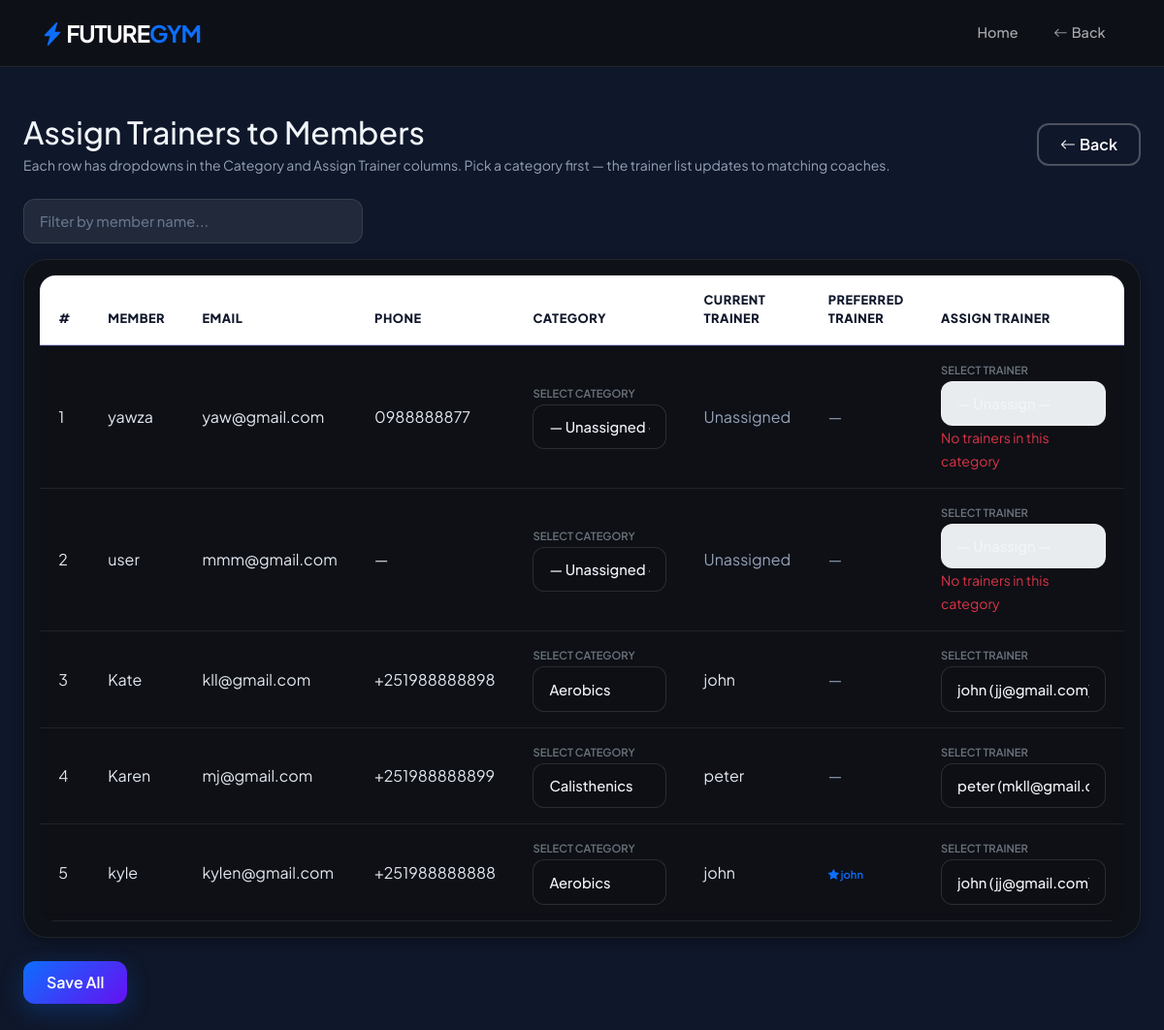
The app's page /assign-trainer/ (signed in) with its own data.
### news/models.py (models this page shows, shortened)
class names(models.Model):
    ROLE_TRAINER = 'trainer'
    ROLE_TRAINEE = 'trainee'
    ROLE_CHOICES = [
        (ROLE_TRAINER, 'Trainer'),
        (ROLE_TRAINEE, 'Trainee'),
    ]
    GENDER_MALE = 'male'
    GENDER_FEMALE = 'female'
    GENDER_CHOICES = [
        (GENDER_MALE, 'Male'),
        (GENDER_FEMALE, 'Female'),
    ]
    name=models.CharField(max_length=40,null=True)
    email=models.EmailField(max_length=254,null=True,blank=True)
    phone_number=models.CharField(max_length=20,null=True,blank=True)
    detail=models.CharField(max_length=500, blank=True)
    date= models.DateTimeField(auto_now_add=True)
    image=models.ImageField(null=True,blank=True)
    role=models.CharField(max_length=10, choices=ROLE_CHOICES, default=ROLE_TRAINEE)
    gender=models.CharField(max_length=10, choices=GENDER_CHOICES, null=True, blank=True)
    trainer=models.ForeignKey(User,on_delete=models.SET_NULL,related_name='trainees',null=True, blank=True)
    preferred_trainer=models.ForeignKey(User,on_delete=models.SET_NULL,related_name='preferred_by',null=True, blank=True)
    category=models.ForeignKey(Category,on_delete=models.SET_NULL,null=True, blank=True)

class Category(models.Model):
    name=models.CharField(max_length=500)
    description=models.TextField(blank=True, null=True, help_text='Description shown on category catalog pages')

### news/views.py (the view, shortened to what this page needs)
# urls.py: path('assign-trainer/', assign_trainer, name='assign_trainer_url'),
@user_passes_test(lambda u: u.is_superuser, login_url='login_url')
def assign_trainer(request):
    all_trainers = list(
        User.objects.filter(profile__role=UserProfile.ROLE_TRAINER)
        .select_related('profile', 'profile__category')
        .order_by('username')
    )
    members_base = names.objects.filter(role=names.ROLE_TRAINEE).select_related('trainer', 'category', 'preferred_trainer')
    members_qs = members_base.order_by('-date')
    member_rows = [
        {
            'member': member,
            'trainers': _trainers_for_member_category(all_trainers, member),
            'preferred_id': member.preferred_trainer_id,
        }
        for member in members_qs
    ]
    categories = Category.objects.all().order_by('name')
    trainers_json = json.dumps([
        {
            'id': t.id,
            'username': t.username,
            'email': t.email or '',
            'category_id': t.profile.category_id,
        }
        for t in all_trainers
    ])
    return render(request, 'assign_trainer.html', {
        'member_rows': member_rows,
        'categories': categories,
        'trainers_json': trainers_json,
    })

### news/views.py (called while the page is built)
def _trainers_for_member_category(all_trainers, member):
    member_category_id = member.category_id
    matching = [
        t for t in all_trainers
        if (t.profile.category_id == member_category_id)
        or (member_category_id is None and t.profile.category_id is None)
    ]
    if member.trainer_id and member.trainer_id not in {t.id for t in matching}:
        assigned = next((t for t in all_trainers if t.id == member.trainer_id), None)
        if assigned:
            matching = list(matching) + [assigned]
    return matching

### news/templates/assign_trainer.html (shortened to what this page needs)
{% extends 'base.html' %}
{% block navbar %}
<nav class="navbar navbar-expand-lg navbar-dark sticky-top">
    <div class="container">
        <a class="navbar-brand fw-bold fs-4" href="{% url 'home_url' %}">
            <i class="bi bi-lightning-charge-fill text-primary"></i> FUTURE<span class="text-primary">GYM</span>
        </a>
        <div class="collapse navbar-collapse" id="navbarNav">
            <ul class="navbar-nav ms-auto align-items-center">
                <li class="nav-item"><a class="nav-link" href="{% url 'home_url' %}">Home</a></li>
                <li class="nav-item"><a class="nav-link" href="javascript:history.back()"><i class="bi bi-arrow-left me-1"></i>Back</a></li>
            </ul>
        </div>
    </div>
</nav>
{% endblock %}
{% block content %}
<div class="container-fluid py-5 px-4">
    <div class="fade-in">
        <div class="d-flex justify-content-between align-items-center mb-4">
            <div>
                <h2 class="mb-1">Assign Trainers to Members</h2>
                <p class="text-muted mb-0 small">Each row has dropdowns in the Category and Assign Trainer columns. Pick a category first — the trainer list updates to matching coaches.</p>
            </div>
            <a href="javascript:history.back()" class="btn btn-outline-glow"><i class="bi bi-arrow-left me-1"></i>Back</a>
        </div>
    </div>
    <form method="post">
        <div class="mb-3">
            <input type="text" id="memberFilter" class="form-control form-control-custom" placeholder="Filter by member name..." style="max-width: 350px;">
        </div>
        <div class="table-responsive glass-card p-3 fade-in fade-in-delay-1">
            <table class="table mb-0 assign-table table-custom">
                <thead>
                    <tr>
                        <th style="width:3rem">#</th>
                        <th>Member</th>
                        <th>Email</th>
                        <th>Phone</th>
                        <th style="min-width:11rem">Category</th>
                        <th>Current Trainer</th>
                        <th>Preferred Trainer</th>
                        <th style="min-width:13rem">Assign Trainer</th>
                    </tr>
                </thead>
                <tbody>
                {% for row in member_rows %}
                    {% with member=row.member %}
                    <tr class="member-row" data-member-id="{{ member.id }}" data-preferred="{{ row.preferred_id|default:'' }}">
                        <td>{{ forloop.counter }}</td>
                        <td>{{ member.name|default:'—' }}</td>
                        <td>{{ member.email|default:'—' }}</td>
                        <td>{{ member.phone_number|default:'—' }}</td>
                        <td>
                            <span class="col-label">Select category</span>
                            <select name="category_{{ member.id }}" class="form-select form-select-sm category-select" aria-label="Category for {{ member.name }}">
                                <option value="none"{% if not member.category_id %} selected{% endif %}>— Unassigned —</option>
                                {% for cat in categories %}
                                <option value="{{ cat.id }}"{% if member.category_id == cat.id %} selected{% endif %}>{{ cat.name }}</option>
                                {% endfor %}
                            </select>
                        </td>
                        <td class="current-trainer-cell">
                            {% if member.trainer %}{{ member.trainer.username }}{% else %}<span class="text-muted">Unassigned</span>{% endif %}
                        </td>
                        <td>
                            {% if member.preferred_trainer %}
                                <span class="preferred-suggestion"><i class="bi bi-star-fill"></i> {{ member.preferred_trainer.username }}</span>
                            {% else %}
                                <span class="text-muted">—</span>
                            {% endif %}
                        </td>
                        <td>
                            <span class="col-label">Select trainer</span>
                            <select name="trainer_{{ member.id }}" class="form-select form-select-sm trainer-select" aria-label="Trainer for {{ member.name }}">
                                <option value="">— Unassign —</option>
                            </select>
                            <small class="text-danger d-none no-trainers-msg">No trainers in this category</small>
                        </td>
                    </tr>
                    {% endwith %}
                {% empty %}
                    <tr>
                        <td colspan="8" class="text-center py-4">No trainees found.</td>
                    </tr>
                {% endfor %}
                </tbody>
            </table>
        </div>
        {% if member_rows %}
        <div class="mt-4 fade-in fade-in-delay-2">
            <button type="submit" class="btn btn-glow">Save All</button>
        </div>
        {% endif %}
    </form>
</div>
{% endblock %}

### news/templates/base.html (style rules this page uses)
:root { --gym-blue: #0d6efd; --gym-purple: #6610f2; --gym-gradient: linear-gradient(135deg, #0d6efd 0%, #6610f2 100%); --gym-gradient-reverse: linear-gradient(135deg, #6610f2 0%, #0d6efd 100%); --gym-bg: #0f172a; --dark-glass: rgba(15, 17, 22, 0.92); --glass-border: rgba(255, 255, 255, 0.08); --card-shadow: 0 4px 12px rgba(0,0,0,0.3); --card-shadow-hover: 0 20px 30px -8px rgba(0,0,0,0.4), 0 8px 12px -6px rgba(0,0,0,0.2); --text-primary: #f1f5f9; --text-muted: #94a3b8; --radius-sm: 10px; --radius-md: 16px; --radius-lg: 24px; --bg-image: url('https://images.unsplash.com/photo-1517838277536-f5f99be501cd?auto=format&fit=crop&w=1920&q=80'); }
html { background-color: #0f172a !important; }
body { font-family: 'Plus Jakarta Sans', sans-serif; background: linear-gradient(rgba(15, 23, 42, 0.93), rgba(15, 23, 42, 0.93)), var(--bg-image) no-repeat center center fixed; background-size: cover; background-color: #0f172a !important; color: var(--text-primary); overflow-x: hidden; scroll-behavior: smooth; min-height: 100vh; }
.text-muted { color: #94a3b8 !important; }
.navbar { background: var(--dark-glass) !important; backdrop-filter: blur(20px) !important; -webkit-backdrop-filter: blur(20px) !important; border-bottom: 1px solid var(--glass-border); z-index: 1050; padding: 0.7rem 0; }
.navbar-brand { font-weight: 800; letter-spacing: -1px; font-size: 1.4rem; }
.nav-link { font-weight: 500; color: rgba(255,255,255,0.65) !important; transition: all 0.25s ease; margin: 0 4px; border-radius: var(--radius-sm); padding: 0.45rem 0.9rem !important; font-size: 0.9rem; }
.glass-card { background: rgba(15, 17, 22, 0.85); backdrop-filter: blur(14px); -webkit-backdrop-filter: blur(14px); border-radius: var(--radius-lg); border: 1px solid var(--glass-border); padding: 1.5rem; box-shadow: var(--card-shadow); transition: all 0.35s cubic-bezier(0.165, 0.84, 0.44, 1); color: var(--text-primary); }
.btn-glow { background: var(--gym-gradient); color: white; border: none; border-radius: 12px; padding: 10px 24px; font-weight: 600; box-shadow: 0 8px 24px rgba(13, 110, 253, 0.25); transition: all 0.3s ease; }
.btn-outline-glow { background: transparent; color: white; border: 2px solid rgba(255,255,255,0.25); border-radius: 12px; padding: 8px 22px; font-weight: 600; transition: all 0.3s ease; }
.form-control, .form-select { border-radius: 12px; border: 1px solid rgba(255,255,255,0.12); padding: 0.7rem 1rem; font-weight: 450; transition: all 0.25s; background: rgba(15, 17, 22, 0.6); color: #f1f5f9; font-size: 0.92rem; }
.form-control::placeholder { color: #64748b; }
.form-select option { background: #1e293b; color: #f1f5f9; }
.table-custom { border-radius: var(--radius-md); overflow: hidden; }
.table-custom thead { background: linear-gradient(135deg, #0f172a, #1e293b); }
.table-custom thead th { color: #0f172a; border: none; padding: 1rem 1.2rem; font-weight: 800; font-size: 0.8rem; text-transform: uppercase; letter-spacing: 0.5px; border-bottom: 2px solid rgba(99, 102, 241, 0.3); }
.table-custom tbody td { padding: 1rem 1.2rem; border-color: rgba(255,255,255,0.08); vertical-align: middle; background: rgba(15,17,22,0.4); color: #e2e8f0; }
.table-custom tbody tr { transition: all 0.2s; }
.fade-in { opacity: 0; transform: translateY(24px); animation: fadeInUp 0.6s ease forwards; }
.fade-in-delay-1 { animation-delay: 0.1s; }
.fade-in-delay-2 { animation-delay: 0.2s; }

### news/templates/assign_trainer.html (style rules this page uses)
.col-label { font-size: 0.7rem; color: #6c757d; font-weight: 600; text-transform: uppercase; display: block; margin-bottom: 0.2rem; }
.preferred-suggestion { font-size: 0.7rem; color: #0d6efd; font-weight: 600; }
.form-control-custom { background: rgba(255, 255, 255, 0.08) !important; border: 1px solid rgba(255, 255, 255, 0.1) !important; color: #ffffff !important; }

### records on screen
names: member.name "yawza", member.email "yaw@gmail.com", member.phone_number "0988888877", category+id+name "— Unassigned —", id+name "— Unassign —"
names: member.name "user", member.email "mmm@gmail.com", member.phone_number "—", category+id+name "— Unassigned —", id+name "— Unassign —"
names: member.name "Kate", member.email "kll@gmail.com", member.phone_number "+251988888898", category+id+name "Aerobics", member.trainer.username "john", id+name "john (jj@gmail.com)"
names: member.name "Karen", member.email "mj@gmail.com", member.phone_number "+251988888899", category+id+name "Calisthenics", member.trainer.username "peter", id+name "peter (mkll@gmail.com)"
names: member.name "kyle", member.email "kylen@gmail.com", member.phone_number "+251988888888", category+id+name "Aerobics", member.trainer.username "john", member.preferred_trainer.username "john", id+name "john (jj@gmail.com) ★ Preferred"
